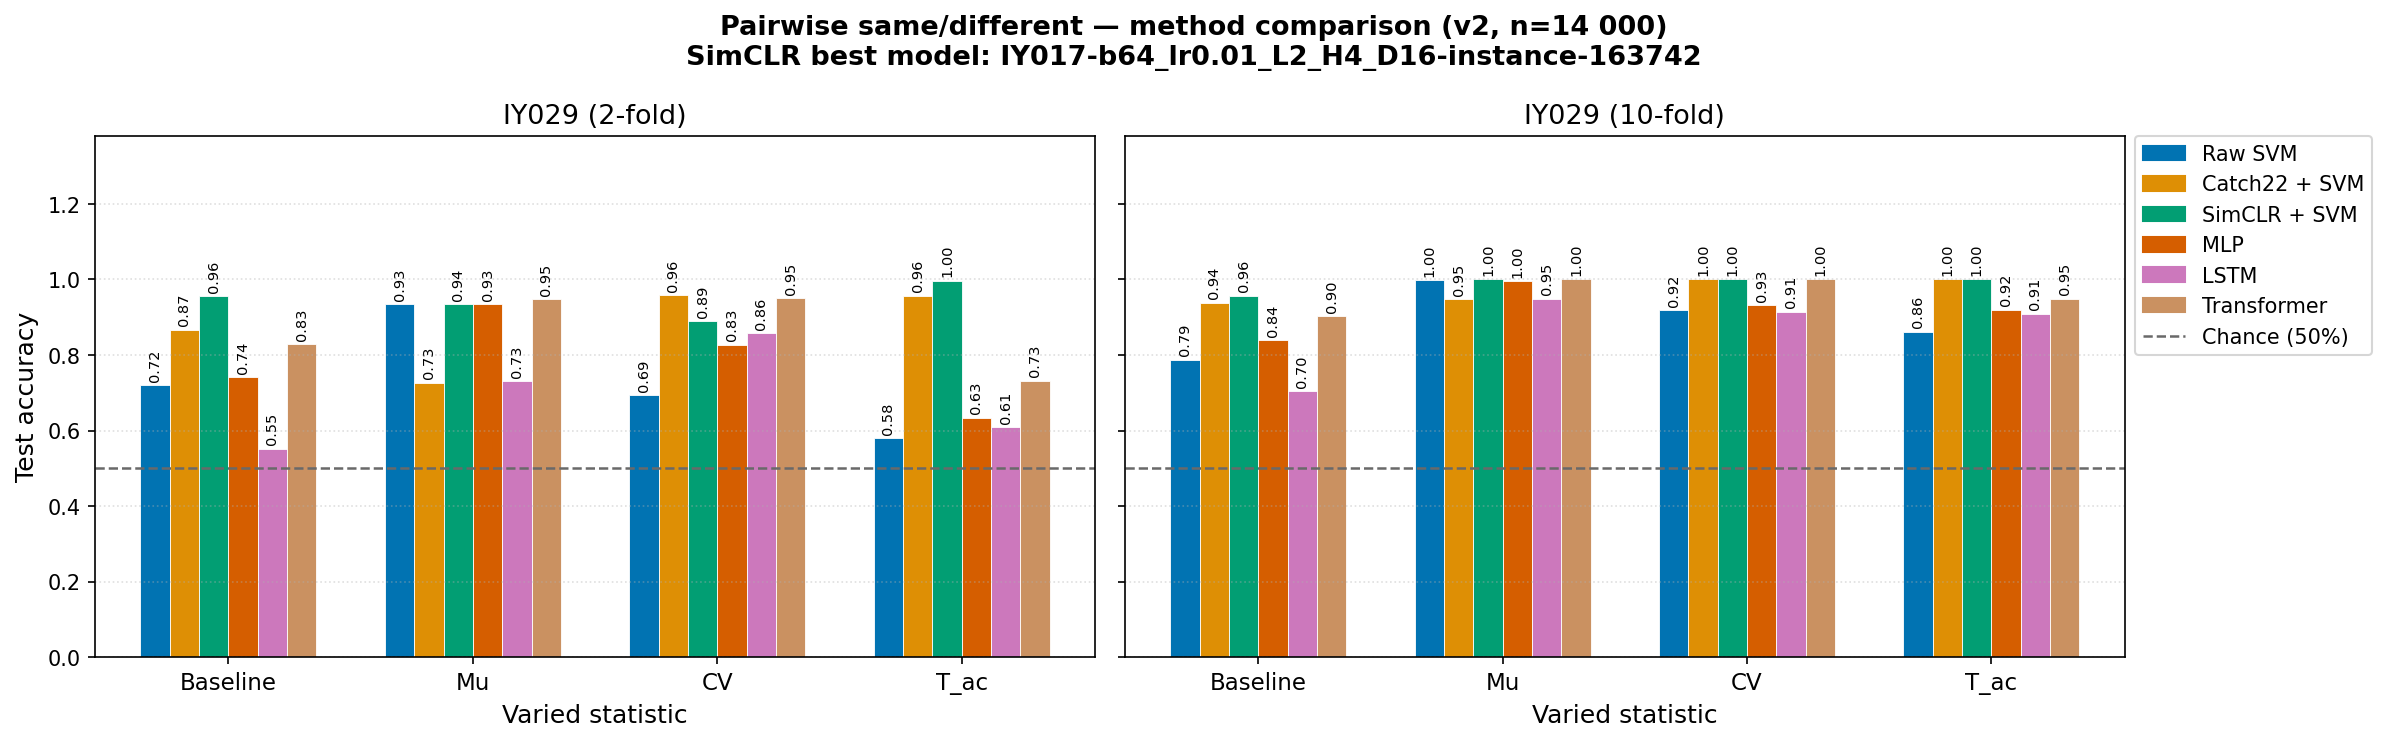

Here is the Python script that generated this plot:
"""
IY029 v2: Pairwise Same/Different — Method Comparison (v2 datasets, n=14 000)

Aggregates test accuracy from all 6 pairwise classification methods evaluated
on the IY029 v2 static datasets (2-fold and 10-fold variation, n=14 000 pairs)
across four conditions.

Mirrors IY029_pairwise_method_comparison.ipynb but uses v2 results throughout.

Saves:
  IY029_pairwise_method_comparison_v2.png
"""
import json
import numpy as np
import matplotlib.pyplot as plt
import matplotlib.patches as mpatches
import seaborn as sns
import pandas as pd
from pathlib import Path

plt.rcParams.update({
    'font.family':     'sans-serif',
    'axes.labelsize':  12,
    'xtick.labelsize': 10,
    'ytick.labelsize': 10,
    'legend.fontsize': 10,
    'axes.titlesize':  14,
})

SCRIPT_DIR = Path(__file__).resolve().parent

# Canonical dataset order and name mapping (SVM v2 uses lowercase keys)
DS_NAMES = ['Baseline', 'Mu', 'CV', 'T_ac']
KEY_MAP  = {'baseline': 'Baseline', 'mu': 'Mu', 'cv': 'CV', 't_ac': 'T_ac'}
FOLDS    = [('iy011', 'IY029 (2-fold)'), ('iy014', 'IY029 (10-fold)')]


# ── Loaders ────────────────────────────────────────────────────────────────────

def load_flat(path):
    """Load a {DS: {iy011, iy014}} JSON (catch22, mlp, lstm, transformer)."""
    return json.load(open(path))


def load_svm_v2(path):
    """SVM v2 stores {iy011: {ds: acc}, iy014: {ds: acc}} — invert to {DS: {fold: acc}}."""
    raw = json.load(open(path))
    return {
        KEY_MAP[ds]: {'iy011': raw['iy011'][ds], 'iy014': raw['iy014'][ds]}
        for ds in raw['iy011']
    }


def load_simclr_best(path):
    """SimCLR JSON: {best_label, results: {label: {DS: {fold: acc}}}}; return best."""
    d = json.load(open(path))
    best = d['best_label']
    print(f'SimCLR best model: {best}')
    return d['results'][best], best


# ── Load all results ───────────────────────────────────────────────────────────

raw_svm_data                   = load_svm_v2(SCRIPT_DIR / 'IY029_svm_pairwise_v2_results.json')
catch22_data                   = load_flat(SCRIPT_DIR   / 'IY029_catch22_svm_pairwise_v2_results.json')
mlp_data                       = load_flat(SCRIPT_DIR   / 'IY029_mlp_pairwise_v2_results.json')
transformer_data               = load_flat(SCRIPT_DIR   / 'IY029_transformer_pairwise_v2_results.json')
lstm_data                      = load_flat(SCRIPT_DIR   / 'IY029_lstm_pairwise_v2_results.json')
simclr_data, simclr_best_label = load_simclr_best(SCRIPT_DIR / 'IY029_simclr_svm_pairwise_v2_results.json')

METHODS = [
    ('Raw SVM',        raw_svm_data),
    ('Catch22 + SVM',  catch22_data),
    ('SimCLR + SVM',   simclr_data),
    ('MLP',            mlp_data),
    ('LSTM',           lstm_data),
    ('Transformer',    transformer_data),
]

# Sanity-check: print all accuracies
print(f'\n{"Method":<20}  {"Fold":<8}  ' + '  '.join(f'{ds:<10}' for ds in DS_NAMES))
print('-' * 74)
for label, data in METHODS:
    for fold_key, fold_title in FOLDS:
        accs = [data[ds][fold_key] for ds in DS_NAMES]
        print(f'{label:<20}  {fold_key:<8}  ' + '  '.join(f'{a:<10.3f}' for a in accs))


# ── Plot ───────────────────────────────────────────────────────────────────────

palette   = sns.color_palette('colorblind', n_colors=len(METHODS))
n_methods = len(METHODS)
width     = 0.12
offsets   = np.linspace(-(n_methods - 1) / 2 * width,
                         (n_methods - 1) / 2 * width, n_methods)
x         = np.arange(len(DS_NAMES))

fig, axes = plt.subplots(1, 2, figsize=(16, 5), sharey=True)

for ax, (fold_key, fold_title) in zip(axes, FOLDS):
    for j, (label, data) in enumerate(METHODS):
        accs = [data[ds][fold_key] for ds in DS_NAMES]
        bars = ax.bar(x + offsets[j], accs, width=width,
                      color=palette[j], label=label,
                      edgecolor='white', linewidth=0.4)
        ax.bar_label(bars, fmt='%.2f', padding=2,
                     fontsize=7, rotation=90, label_type='edge')

    ax.axhline(0.5, color='dimgrey', linestyle='--', linewidth=1.2)
    ax.set_xticks(x)
    ax.set_xticklabels(DS_NAMES, fontsize=11)
    ax.set_xlabel('Varied statistic', fontsize=12)
    ax.set_ylim(0, 1.38)
    ax.set_title(fold_title, fontsize=13)
    ax.grid(axis='y', linestyle=':', alpha=0.4)

axes[0].set_ylabel('Test accuracy', fontsize=12)

legend_handles = [
    mpatches.Patch(color=palette[j], label=label)
    for j, (label, _) in enumerate(METHODS)
] + [plt.Line2D([0], [0], color='dimgrey', linestyle='--',
                linewidth=1.2, label='Chance (50%)')]
axes[1].legend(handles=legend_handles, fontsize=10,
               bbox_to_anchor=(1.01, 1), loc='upper left', borderaxespad=0)

fig.suptitle(
    f'Pairwise same/different — method comparison (v2, n=14 000)\n'
    f'SimCLR best model: {simclr_best_label}',
    fontsize=13, weight='bold',
)
plt.tight_layout()
out_path = SCRIPT_DIR / 'IY029_pairwise_method_comparison_v2.png'
plt.savefig(out_path, dpi=150, bbox_inches='tight')
plt.close(fig)
print(f'\nSaved {out_path}')


# ── Summary table ──────────────────────────────────────────────────────────────

rows = []
for label, data in METHODS:
    for fold_key, fold_title in FOLDS:
        row = {'Method': label, 'Fold': fold_title}
        for ds in DS_NAMES:
            row[ds] = data[ds][fold_key]
        row['Mean'] = np.mean([data[ds][fold_key] for ds in DS_NAMES])
        rows.append(row)

df = pd.DataFrame(rows).set_index(['Method', 'Fold'])
pd.set_option('display.float_format', '{:.3f}'.format)
print('\n' + df.to_string())

print('\n── Best method per condition ──')
for fold_key, fold_title in FOLDS:
    print(f'\n{fold_title}')
    for ds in DS_NAMES:
        best = max(METHODS, key=lambda m: m[1][ds][fold_key])
        print(f'  {ds:<12}: {best[0]:<20} ({best[1][ds][fold_key]:.3f})')
